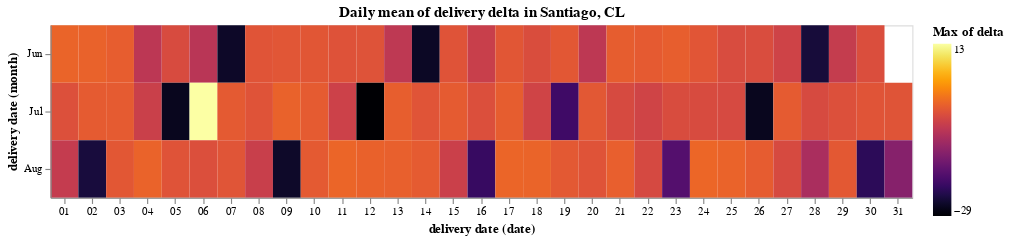

Notebook source saved alongside this figure:
### Code cell
alt.Chart(
    simplified,
    title="Daily mean of delivery delta in Santiago, CL"
).mark_rect().encode(
    x='date(delivery date):O',
    y='month(delivery date):O',
    color=alt.Color('max(delta):Q', scale=alt.Scale(scheme="inferno")),
    tooltip=[
        alt.Tooltip('date(delivery date):T', title='Date'),
        alt.Tooltip('max(delta):Q', title='Delta')
    ]
).properties(width=750).properties(height=150)

### Figure 1 — Vega-Lite specification as saved in the notebook (floating-point values rounded to 4 significant figures)
{"config": {"view": {"continuousWidth": 400, "continuousHeight": 300}}, "data": {"name": "data-3a9a5b223b44aa9a030164f5c35152c1"}, "mark": "rect", "encoding": {"color": {"type": "quantitative", "aggregate": "max", "field": "delta", "scale": {"scheme": "inferno"}}, "tooltip": [{"type": "temporal", "field": "delivery date", "timeUnit": "date", "title": "Date"}, {"type": "quantitative", "aggregate": "max", "field": "delta", "title": "Delta"}], "x": {"type": "ordinal", "field": "delivery date", "timeUnit": "date"}, "y": {"type": "ordinal", "field": "delivery date", "timeUnit": "month"}}, "height": 150, "title": "Daily mean of delivery delta in Santiago, CL", "width": 750, "$schema": "https://vega.github.io/schema/vega-lite/v4.8.1.json", "datasets": {"data-3a9a5b223b44aa9a030164f5c35152c1": [{"delivery date": "2020-06-01T00:00:00+00:00", "delta": -1.606}, {"delivery date": "2020-06-02T00:00:00+00:00", "delta": -1.766}, {"delivery date": "2020-06-03T00:00:00+00:00", "delta": -2.346}, {"delivery date": "2020-06-04T00:00:00+00:00", "delta": -7.981}, {"delivery date": "2020-06-05T00:00:00+00:00", "delta": -4.605}, {"delivery date": "2020-06-06T00:00:00+00:00", "delta": -8.326}, {"delivery date": "2020-06-07T00:00:00+00:00", "delta": -26.19}, {"delivery date": "2020-06-08T00:00:00+00:00", "delta": -3.432}, {"delivery date": "2020-06-09T00:00:00+00:00", "delta": -3.257}, {"delivery date": "2020-06-10T00:00:00+00:00", "delta": -3.182}, {"delivery date": "2020-06-11T00:00:00+00:00", "delta": -3.755}, {"delivery date": "2020-06-12T00:00:00+00:00", "delta": -3.653}, {"delivery date": "2020-06-13T00:00:00+00:00", "delta": -7.761}, {"delivery date": "2020-06-14T00:00:00+00:00", "delta": -26.37}, {"delivery date": "2020-06-15T00:00:00+00:00", "delta": -3.58}, {"delivery date": "2020-06-16T00:00:00+00:00", "delta": -6.537}, {"delivery date": "2020-06-17T00:00:00+00:00", "delta": -3.178}, {"delivery date": "2020-06-18T00:00:00+00:00", "delta": -4.317}, {"delivery date": "2020-06-19T00:00:00+00:00", "delta": -3.059}, {"delivery date": "2020-06-20T00:00:00+00:00", "delta": -7.788}, {"delivery date": "2020-06-21T00:00:00+00:00", "delta": -2.355}, {"delivery date": "2020-06-22T00:00:00+00:00", "delta": -2.643}, {"delivery date": "2020-06-23T00:00:00+00:00", "delta": -2.215}, {"delivery date": "2020-06-24T00:00:00+00:00", "delta": -3.282}, {"delivery date": "2020-06-25T00:00:00+00:00", "delta": -4.509}, {"delivery date": "2020-06-26T00:00:00+00:00", "delta": -4.414}, {"delivery date": "2020-06-27T00:00:00+00:00", "delta": -5.8}, {"delivery date": "2020-06-28T00:00:00+00:00", "delta": -24.95}, {"delivery date": "2020-06-29T00:00:00+00:00", "delta": -6.961}, {"delivery date": "2020-06-30T00:00:00+00:00", "delta": -4.259}, {"delivery date": "2020-07-01T00:00:00+00:00", "delta": -4.008}, {"delivery date": "2020-07-02T00:00:00+00:00", "delta": -2.529}, {"delivery date": "2020-07-03T00:00:00+00:00", "delta": -2.627}, {"delivery date": "2020-07-04T00:00:00+00:00", "delta": -6.377}, {"delivery date": "2020-07-05T00:00:00+00:00", "delta": -26.88}, {"delivery date": "2020-07-06T00:00:00+00:00", "delta": 12.99}, {"delivery date": "2020-07-07T00:00:00+00:00", "delta": -2.703}, {"delivery date": "2020-07-08T00:00:00+00:00", "delta": -3.547}, {"delivery date": "2020-07-09T00:00:00+00:00", "delta": -1.794}, {"delivery date": "2020-07-10T00:00:00+00:00", "delta": -2.588}, {"delivery date": "2020-07-11T00:00:00+00:00", "delta": -6.077}, {"delivery date": "2020-07-12T00:00:00+00:00", "delta": -29.13}, {"delivery date": "2020-07-13T00:00:00+00:00", "delta": -2.192}, {"delivery date": "2020-07-14T00:00:00+00:00", "delta": -3.413}, {"delivery date": "2020-07-15T00:00:00+00:00", "delta": -2.588}, {"delivery date": "2020-07-16T00:00:00+00:00", "delta": -4.152}, {"delivery date": "2020-07-17T00:00:00+00:00", "delta": -2.382}, {"delivery date": "2020-07-18T00:00:00+00:00", "delta": -5.689}, {"delivery date": "2020-07-19T00:00:00+00:00", "delta": -21.0}, {"delivery date": "2020-07-20T00:00:00+00:00", "delta": -2.999}, {"delivery date": "2020-07-21T00:00:00+00:00", "delta": -4.744}, {"delivery date": "2020-07-22T00:00:00+00:00", "delta": -5.607}, {"delivery date": "2020-07-23T00:00:00+00:00", "delta": -4.436}, {"delivery date": "2020-07-24T00:00:00+00:00", "delta": -4.561}, {"delivery date": "2020-07-25T00:00:00+00:00", "delta": -4.777}, {"delivery date": "2020-07-26T00:00:00+00:00", "delta": -26.88}, {"delivery date": "2020-07-27T00:00:00+00:00", "delta": -2.637}, {"delivery date": "2020-07-28T00:00:00+00:00", "delta": -4.754}, {"delivery date": "2020-07-29T00:00:00+00:00", "delta": -4.016}, {"delivery date": "2020-07-30T00:00:00+00:00", "delta": -3.409}, {"delivery date": "2020-07-31T00:00:00+00:00", "delta": -3.494}, {"delivery date": "2020-08-01T00:00:00+00:00", "delta": -7.058}, {"delivery date": "2020-08-02T00:00:00+00:00", "delta": -24.77}, {"delivery date": "2020-08-03T00:00:00+00:00", "delta": -3.081}, {"delivery date": "2020-08-04T00:00:00+00:00", "delta": -1.671}, {"delivery date": "2020-08-05T00:00:00+00:00", "delta": -3.571}, {"delivery date": "2020-08-06T00:00:00+00:00", "delta": -4.113}, {"delivery date": "2020-08-07T00:00:00+00:00", "delta": -3.38}, {"delivery date": "2020-08-08T00:00:00+00:00", "delta": -6.531}, {"delivery date": "2020-08-09T00:00:00+00:00", "delta": -26.11}, {"delivery date": "2020-08-10T00:00:00+00:00", "delta": -2.709}, {"delivery date": "2020-08-11T00:00:00+00:00", "delta": -1.455}, {"delivery date": "2020-08-12T00:00:00+00:00", "delta": -1.872}, {"delivery date": "2020-08-13T00:00:00+00:00", "delta": -2.03}, {"delivery date": "2020-08-14T00:00:00+00:00", "delta": -2.599}, {"delivery date": "2020-08-15T00:00:00+00:00", "delta": -6.243}, {"delivery date": "2020-08-16T00:00:00+00:00", "delta": -21.74}, {"delivery date": "2020-08-17T00:00:00+00:00", "delta": -1.467}, {"delivery date": "2020-08-18T00:00:00+00:00", "delta": -1.607}, {"delivery date": "2020-08-19T00:00:00+00:00", "delta": -2.873}, {"delivery date": "2020-08-20T00:00:00+00:00", "delta": -3.575}, {"delivery date": "2020-08-21T00:00:00+00:00", "delta": -2.136}, {"delivery date": "2020-08-22T00:00:00+00:00", "delta": -4.824}, {"delivery date": "2020-08-23T00:00:00+00:00", "delta": -18.85}, {"delivery date": "2020-08-24T00:00:00+00:00", "delta": -1.345}, {"delivery date": "2020-08-25T00:00:00+00:00", "delta": -1.697}, {"delivery date": "2020-08-26T00:00:00+00:00", "delta": -2.441}, {"delivery date": "2020-08-27T00:00:00+00:00", "delta": -4.688}, {"delivery date": "2020-08-28T00:00:00+00:00", "delta": -9.946}, {"delivery date": "2020-08-29T00:00:00+00:00", "delta": -2.926}, {"delivery date": "2020-08-30T00:00:00+00:00", "delta": -22.72}, {"delivery date": "2020-08-31T00:00:00+00:00", "delta": -13.68}]}}
